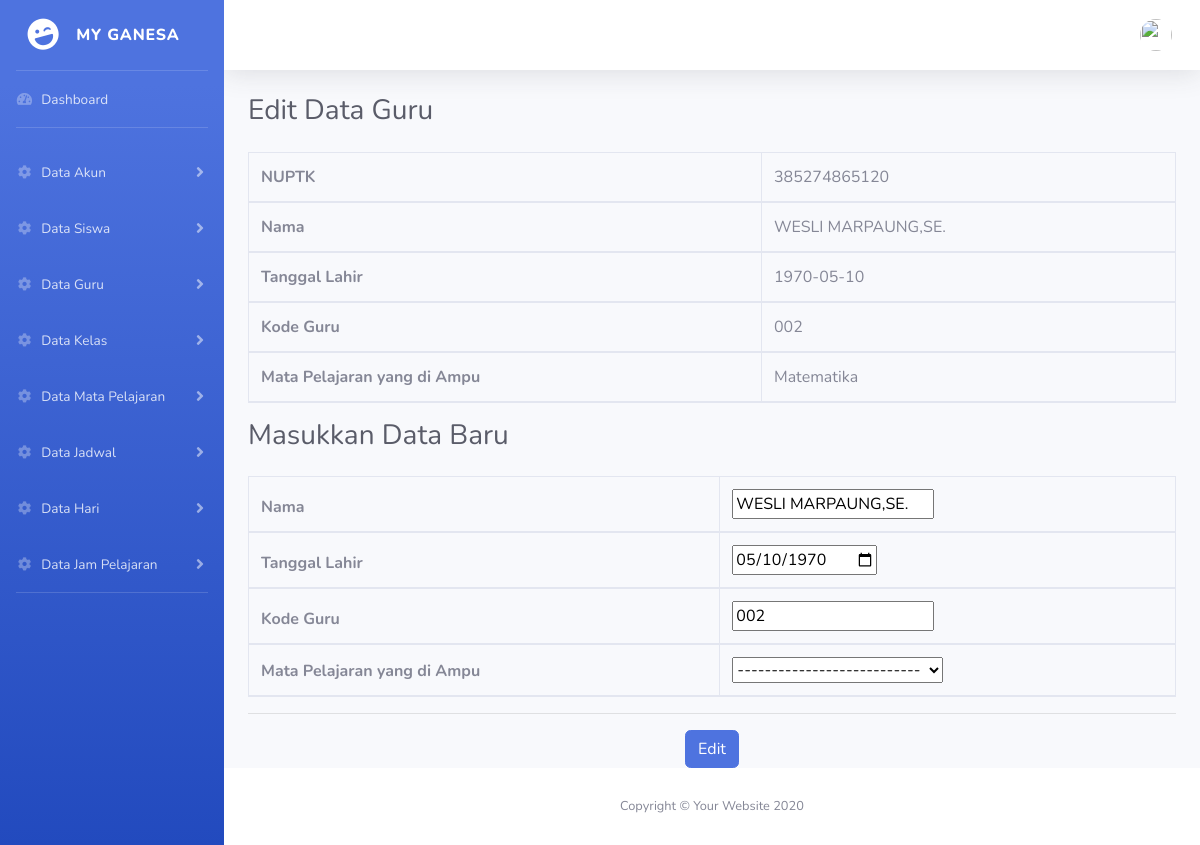
/admin/edit_guru.php?id=385274865120 (signed in), run on the app's committed database.
### tables this page shows
CREATE TABLE `guru` (
  `nuptk` varchar(16) NOT NULL,
  `nama` varchar(30) NOT NULL,
  `id_matpel` int(11) NOT NULL,
  `kd_guru` varchar(3) NOT NULL,
  `tgl_lahir` date NOT NULL
);

CREATE TABLE `mata_pelajaran` (
  `id_matpel` int(11) NOT NULL,
  `nama_matpel` varchar(25) NOT NULL
);

### admin/edit_guru.php (the view, shortened to what this page needs)
<?php include 'header.php'; ?>
<!DOCTYPE html>
<html lang="en">
<head>
  <link href="../vendor/fontawesome-free/css/all.min.css" rel="stylesheet" type="text/css">
  <link href="../css/sb-admin-2.min.css" rel="stylesheet">
</head>
<body id="page-top">
  <div id="wrapper">
    <div id="content-wrapper" class="d-flex flex-column">
      <div id="content">
        <div class="container-fluid">
            <h1 class="h3 mb-4 text-gray-800">Edit Data Guru</h1>
            <?php
                $id = $_GET['id'];
                $sql = "SELECT guru.*,mata_pelajaran.nama_matpel
                        FROM guru INNER JOIN mata_pelajaran
                        ON guru.id_matpel=mata_pelajaran.id_matpel WHERE nuptk='$id'";
                $res = mysqli_query($link,$sql);
                $ketemu = mysqli_num_rows($res);
                if($ketemu){
                    while($data=mysqli_fetch_array($res)){ ?>
                        <form method="POST" action="proses_edit_guru.php" name="fedit" onsubmit="return validasi()">
                            <div class="table-responsive">
                                <table class="table table-bordered" id="dataTable" width="50%" cellspacing="0">
                                    <thead>
                                        <tr><th>NUPTK</th> <td><?php echo "$data[nuptk]"; ?></td></tr>
                                        <tr><th>Nama</th> <td><?php echo "$data[nama]"; ?></td></tr>
                                        <tr><th>Tanggal Lahir</th> <td><?php echo "$data[tgl_lahir]"; ?></td></tr>
                                        <tr><th>Kode Guru</th> <td><?php echo "$data[kd_guru]"; ?></td></tr>
                                        <tr><th>Mata Pelajaran yang di Ampu</th> <td><?php echo "$data[nama_matpel]"; ?></td></tr>
                                    </thead>
                                </table>
                                <h2 class="h3 mb-4 text-gray-800">Masukkan Data Baru</h2>
                                <table class="table table-bordered" id="dataTable" width="50%" cellspacing="0">
                                <thead>
                                    <tr><th>Nama</th> <td><?php echo "<input type ='text' name='nama' maxlength='30' value='$data[nama]' required autocomplete='off'>"; ?></td></tr>
                                    <tr><th>Tanggal Lahir</th> <td><?php echo "<input type ='date' name='tgl_lahir' value='$data[tgl_lahir]' required autocomplete='off'>"; ?></td></tr>
                                    <tr><th>Kode Guru</th> <td><?php echo "<input type ='text' name='kd_guru' maxlength='4' value='$data[kd_guru]' required autocomplete='off'>"; ?></td></tr>
                                    <tr><th>Mata Pelajaran yang di Ampu</th>
                                    <td><select name="id_matpel" required>
                                        <option value="">---------------------------</option>
                                        <?php
                                            $sql="SELECT * FROM mata_pelajaran";
                                            $res=mysqli_query($link,$sql);
                                        ?>
                                    </select></td></tr>
                                </thead>
                                </table>
                                <hr><center><input type='submit' class="btn btn-primary" name='btn_submit' value='Edit'></center>
                            </div>
                        </form>
                    <?php
                    }
                }
            ?>
        </div>
      </div>
    </div>
  </div>
</body>
</html>

### data on the page
guru: nuptk "385274865120", nama "WESLI MARPAUNG,SE.", tgl_lahir "1970-05-10", kd_guru "002", id_matpel.nama_matpel "Matematika", tgl_lahir "05/10/1970"
